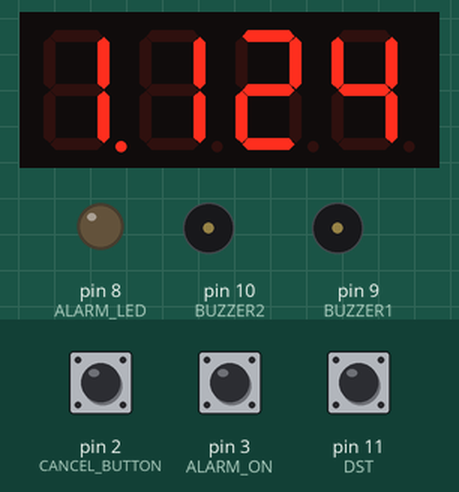
Simulated run of this sketch. Board: Arduino Uno, built with avr-gcc and run on an emulated ATmega328P. On the bench: 4-digit seven-segment display, output pins drawn as LEDs (lit = HIGH), buzzer (waves = sounding, pin HIGH). Wiring (inferred from the names in the program): 4-digit 7-segment display, segments lit when HIGH: segments A3, pin 12, A2, pin 7, A0, A1, pin 13, pin 5; digit selects pin 0, pin 1, pin 4, pin 6. Inputs (shaded band) come from the test bench; at power-on: pin 2 (CANCEL_BUTTON) HIGH, pin 3 (ALARM_ON) HIGH, pin 11 (DST) HIGH. The local clock reads 2024-03-15 10:24:30 at power-on unless the sketch sets it; the segment pins are drawn as the display they are named for; pins used as bus, display or sensor lines are not drawn.

Above: at 8.2 s.
8.3 s: pin 2 (CANCEL_BUTTON) pulled LOW for 0.15 s
At 8.9 s:
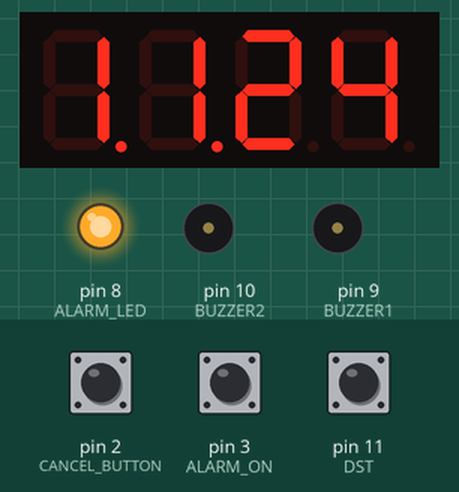
9.0 s: pin 3 (ALARM_ON) pulled LOW for 0.15 s
At 9.41 s:
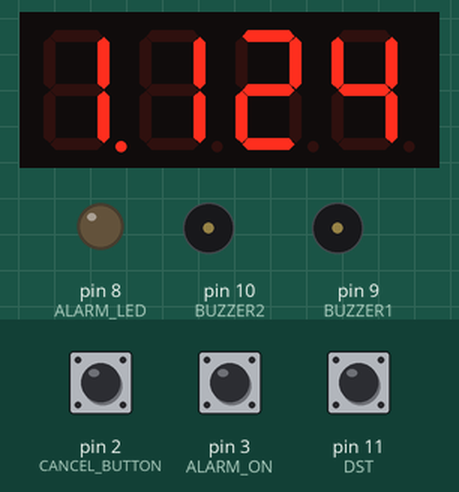
9.7 s: pin 11 (DST) pulled LOW for 0.15 s
At 9.82 s:
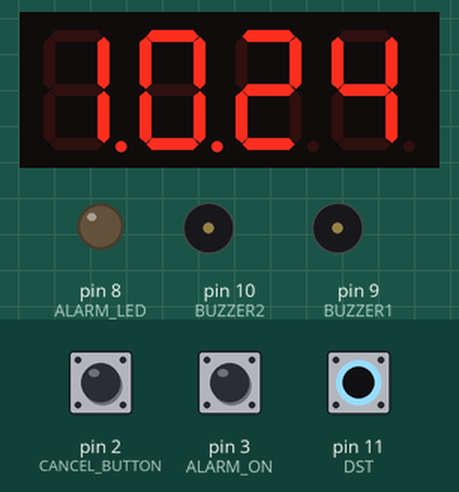
10.4 s: pin 11 (DST) pulled LOW for 1 s
12.0 s: pin 3 (ALARM_ON) pulled LOW for 1 s
At 12.86 s:
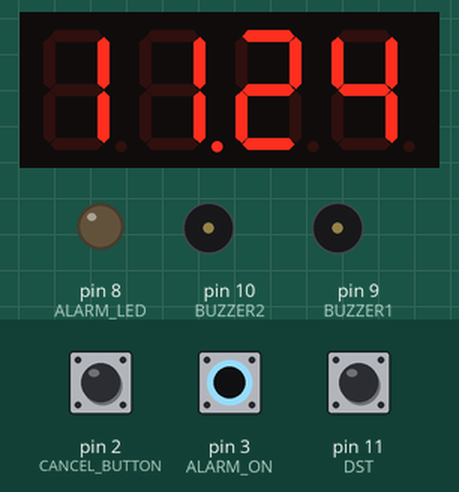
13.6 s: pin 2 (CANCEL_BUTTON) pulled LOW for 1 s
At 14.1 s:
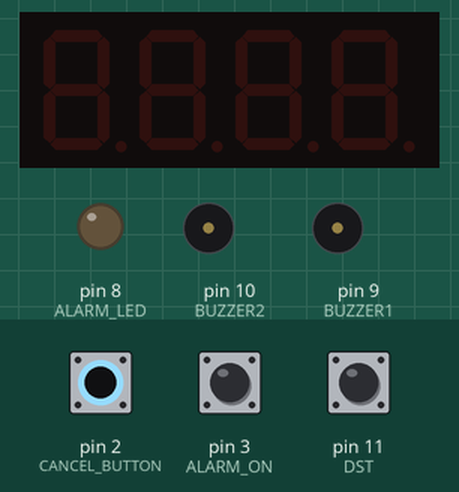
Timing chart, 0 to 16.2 s (numbered marks = the images above; inputs shaded):
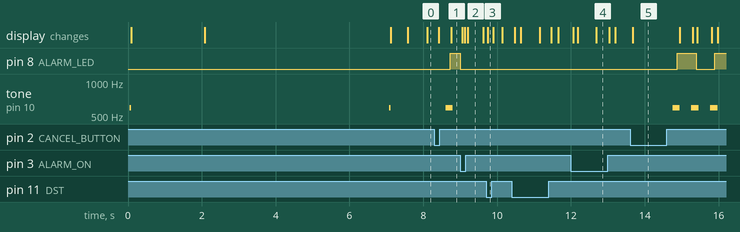

Measured:
- after the input at 8.3 s, pin 8 (ALARM_LED): LOW → HIGH after 0.43 s; tone on pin 10 (BUZZER2): silent → 594 Hz after 0.30 s, → silent 0.20 s later; the display: first changes after 0.12 s (image 1 shows a later state)
- after the input at 9.0 s, tone on pin 10 (BUZZER2): stays silent (without the input it goes to 594 Hz after 0.11 s)
- after the input at 9.7 s, the display: changes at once (image 3)
- after the input at 12.0 s, the display: changes after 0.06 s (image 4)
- after the input at 13.6 s, pin 8 (ALARM_LED): LOW → HIGH after 1.3 s, → LOW 0.51 s later, → HIGH 0.51 s later; tone on pin 10 (BUZZER2): alternates 594 Hz for 0.20 s and silent for 0.31 s, starting after 1.2 s; the display: changes after 0.08 s (image 5)
- by itself, tone on pin 10 (BUZZER2): alternates 594 Hz for 0.04 s and silent for 7.0 s

The sketch:

alarmClock.ino
```cpp
// Alarm clock board
//
// Author:  Nick Gammon
// Date:    9th June 2011
// Version: 1.1

//  Version 1.1: Changed period to frequency so you can specify alarm sound in Hz

/*

Permission is granted to use this code for any purpose.

The code is provided "as is" with no warranty as to whether you wake up or not, nor any other warranty.

---

Note: I have observed that digits look slightly brighter if they have less segments.
(eg. 1 compared to 8, or the decimal point on its own).

I think this is because the more segments, the more the current is "shared" between
them. You could conceivably compensate by counting the on segments and lighting them
for slightly longer if there are more of them, but I haven't done that.

*/

#include <Wire.h>
#include "RTClib.h"

// when alarm is to sound (24-hour clock)

const byte ALARM_HOUR = 6;
const byte ALARM_MINUTE = 15;

// cancel alarm after these many minutes
const long RING_FOR = 15;

// what days to ring on (0 to 6)
const boolean wantedDays [7] = { false, true, true, true, true, true, false };
//                                SUN    MON   TUE   WED   THU   FRI   SAT

// alarm frequency
#define FREQUENCY 600  // Hz
#define PERIOD 500000L / FREQUENCY  // (1 / frequency) * 1e6 / 2

// Make true, recompile and upload quickly to set the clock chip to the compile time.
// Then make false, recompile and upload again, or it will keep resetting the clock
// to the last compile time every time you turn it on.
const boolean ADJUST_TIME = false;

// the pins the anodes are connected to

/*

    --A--
  |       |
  F       B
  |       |
    --G--
  |       |
  E       C
  |       |
    --D--
            (DP)

*/

// make true if you are using common-anode - reverse sense of voltages
const byte COMMON_ANODE = false;

// bring digit low to activate cathode
#define DIG1 0
#define DIG2 1
#define DIG3 4
#define DIG4 6

// segments
#define SEGA A3
#define SEGB 12
#define SEGC A2
#define SEGD 7
#define SEGE A0
#define SEGF A1
#define SEGG 13
#define SEGDP 5  // decimal point

// buttons/switches
#define CANCEL_BUTTON 2  // press to cancel alarm
#define ALARM_ON 3  // want alarm to ring?
#define DST 11  // daylight savings time?

// LED to flash when alarm rings
#define ALARM_LED 8      // flash so you can find the button

// pins buzzer is connected to
#define BUZZER1 9
#define BUZZER2 10

// clock chip class
RTC_DS1307 RTC;

// patterns for the digits
const byte pat0 [7] = { 1, 1, 1, 1, 1, 1, 0 };  // 0
const byte pat1 [7] = { 0, 1, 1, 0, 0, 0, 0 };  // 1
const byte pat2 [7] = { 1, 1, 0, 1, 1, 0, 1 };  // 2
const byte pat3 [7] = { 1, 1, 1, 1, 0, 0, 1 };  // 3
const byte pat4 [7] = { 0, 1, 1, 0, 0, 1, 1 };  // 4
const byte pat5 [7] = { 1, 0, 1, 1, 0, 1, 1 };  // 5
const byte pat6 [7] = { 1, 0, 1, 1, 1, 1, 1 };  // 6
const byte pat7 [7] = { 1, 1, 1, 0, 0, 0, 0 };  // 7
const byte pat8 [7] = { 1, 1, 1, 1, 1, 1, 1 };  // 8
const byte pat9 [7] = { 1, 1, 1, 1, 0, 1, 1 };  // 9
const byte patspace [7] = {   0 };  // space
const byte pathyphen [7] = {  0, 0, 0, 0, 0, 0, 1 };  // -
const byte patA [7] = { 1, 1, 1, 0, 1, 1, 1 };  // A
const byte patF [7] = { 1, 0, 0, 0, 1, 1, 1 };  // F
const byte patL [7] = { 0, 0, 0, 1, 1, 1, 0 };  // L

// 0 to 9 are themselves in the patterns array
//  there are the other entries:
#define SHOW_SPACE 10
#define SHOW_HYPHEN 11
#define SHOW_A 12
#define SHOW_F 13
#define SHOW_L 14

// which pins which segments are on (including decimal place)
const byte pins [8] = { SEGA, SEGB, SEGC, SEGD, SEGE, SEGF, SEGG, SEGDP };
const byte * patterns [] = { pat0, pat1, pat2, pat3, pat4, pat5, pat6, pat7, pat8, pat9,
                             patspace, pathyphen, patA, patF, patL };

// the pins each digit is connected to
const byte digits [4] = { DIG1, DIG2, DIG3, DIG4 };

// our variables
boolean tick, pm, rang, alarm, dim;
unsigned long ms;          // keep track of when we last drew the clock
unsigned long alarm_time;  // when the alarm sounded
volatile boolean button_down;  // true if cancel button pressed

// entered when "cancel" button is pressed
void button_isr ()
  {
  button_down = true;
  }  // end of button_isr

void setup ()
{

  // clock uses I2C
  Wire.begin();

  // activate clock
  RTC.begin();

  // set time in clock chip if not set before
  if (! RTC.isrunning() || ADJUST_TIME)
    {
    // following line sets the RTC to the date & time this sketch was compiled
    RTC.adjust(DateTime(__DATE__, __TIME__));
    }

  // set up pins - one for each digit
  for (byte i = 0; i < 4; i++)
    pinMode (digits [i], OUTPUT);

  // and one for each segment
  for (byte i = 0; i < 8; i++)
    pinMode (pins [i], OUTPUT);

  pinMode (BUZZER1, OUTPUT);   // piezo buzzer pins
  pinMode (BUZZER2, OUTPUT);

  // for flashing the LED
  pinMode (ALARM_LED, OUTPUT);

  // input mode, but high gives us a pull-up for the switch
  digitalWrite (CANCEL_BUTTON, HIGH);  // pull-up
  digitalWrite (DST, HIGH);            // pull-up
  digitalWrite (ALARM_ON, HIGH);      // pull-up

  // interrupt routine to quickly detect button presses
  attachInterrupt (0, button_isr, FALLING);

  beep (10);  // beep to show we started up

  // show "-AL-"
  ms = millis ();
  while (millis () - ms < 2000)
    {
    digit (1, SHOW_HYPHEN);
    digit (2, SHOW_A);
    digit (3, SHOW_L);
    digit (4, SHOW_HYPHEN);
    }

  // show alarm set time for 5 seconds (24-hour time)
  ms = millis ();
  pm = ALARM_HOUR >= 12;
  while (millis () - ms < 5000)
    show_time (ALARM_HOUR, ALARM_MINUTE);

  // show "OFF" if alarm off
  if (digitalRead (ALARM_ON) == LOW)
    {
    ms = millis ();
    while (millis () - ms < 2000)
      {
      digit (1, 0);
      digit (2, SHOW_F);
      digit (3, SHOW_F);
      digit (4, SHOW_SPACE);
      }
    }

  ms = millis ();
  beep (20);  // second beep

  // clear any spurious button-press
  button_down = false;

}  // end of setup

void digit (const byte segment, const byte which)
{
  byte adjust = 0;

  // common anode uses opposite polarity
  if (COMMON_ANODE)
    adjust = 0xFF;

  // get correct digit pin, zero-relative
  byte pin = digits [segment - 1];

  const byte * pat = patterns [which];

  for (byte i = 0; i < 7; i++)
    digitalWrite (pins [i], pat [i] ^ adjust);

  // decimal point flags
  switch (segment)
    {
    case 1: digitalWrite (SEGDP, digitalRead (ALARM_ON) ^ adjust); break;
    case 2: digitalWrite (SEGDP, tick ^ adjust);     break;
    case 3: digitalWrite (SEGDP, LOW ^ adjust);      break;
    case 4: digitalWrite (SEGDP, pm ^ adjust);       break;
    } // end of switch


  // bring appropriate digit low to activate it

  digitalWrite (pin, LOW ^ adjust);

  // make dimmer at night
  if (dim)
    delayMicroseconds (50);
  else
    delay (2);  // milliseconds

  // back to high

  digitalWrite (pin, HIGH ^ adjust);
  for (byte i = 0; i < 7; i++)
    digitalWrite (pins [i], LOW ^ adjust);
  digitalWrite (SEGDP, LOW ^ adjust);
}  // end of digit


void show_time (const byte hour, const byte minute)
{
  digit (1, (hour / 10) ? (hour / 10) : SHOW_SPACE);  // leading space if zero
  digit (2, hour % 10);
  digit (3, minute / 10);
  digit (4, minute % 10);
}  // end of show_time

// Annoying beep for duration times
void beep (const int duration)
{

  for(int i = 0 ; i < duration ; i++)
  {
    digitalWrite (BUZZER1, HIGH);
    digitalWrite (BUZZER2, LOW);
    delayMicroseconds(PERIOD);

    digitalWrite (BUZZER1, LOW);
    digitalWrite (BUZZER2, HIGH);
    delayMicroseconds(PERIOD);
  }

  digitalWrite (BUZZER1, LOW);
  digitalWrite (BUZZER2, LOW);

}  // end of beep

void loop()
{
  // find the time
  DateTime now = RTC.now();
  byte hour = now.hour ();
  byte minute = now.minute ();

  // daylight savings? one hour later
  if (digitalRead (DST))
    hour++;
  if (hour > 23)
    hour = 0;

  // make dimmer early in the morning (before 6 am) or late at night (after 9 pm)
  dim = hour < 6 || hour >= 21;

  // if not in alarm hour, reset alarm (ready for next day)
  if (hour != ALARM_HOUR)
    rang = false;

  // if RING_FOR minutes are up, or alarm switch turned off, cancel alarm
  if (alarm && ((millis () - alarm_time) > (RING_FOR * 60L * 1000L) ||
                 digitalRead (ALARM_ON) == LOW))
    {
    alarm = false;
    digitalWrite (ALARM_LED, LOW);
    }

  // if we reach the alarm time, and we have't rang it yet, sound alarm
  // (only on Monday to Friday)
  if (hour == ALARM_HOUR &&       // correct hour
      minute == ALARM_MINUTE &&   // correct minute
      wantedDays [now.dayOfWeek ()] &&  // this day of week wanted
      digitalRead (ALARM_ON) &&   // they have alarm switched on
      !rang)                      // haven't already rung it today
      {
      alarm = true;
      alarm_time = millis ();
      }

  // check for button press
  if (button_down)
    {
    // she cancelled it!
    if (alarm)
      {
      alarm = false;
      rang = true;
      digitalWrite (ALARM_LED, LOW);
      }
    else
      {
      // alarm wasn't on - just do alarm test
      if (digitalRead (ALARM_ON))
        {
        alarm = true;  // test alarm
        alarm_time = millis ();
        }
      }

     // wait until let go of button
     while (digitalRead (CANCEL_BUTTON) == LOW)
      {}

     delay (100);  // debounce
     button_down = false;
    }  // end button pressed

  // work out AM/PM decimal point
  pm = hour >= 12;

  // make 12-hour time
  if (hour > 12)
    hour -= 12;

  // don't dim if alarm ringing

  if (alarm)
    dim = false;

  show_time (hour, minute);

  unsigned long diff = millis () - ms;

  // "tick" the decimal place every 1/2 second
  if (diff > 500)
  {
    tick = !tick;
    ms = millis ();

    // beep away if alarm sounding
    if (alarm)
      {
      beep (100);
      digitalWrite (ALARM_LED, !digitalRead (ALARM_LED));
      }

  }

  delay (2);  // 2 ms delay for multiplexing

}  // end of loop
```
